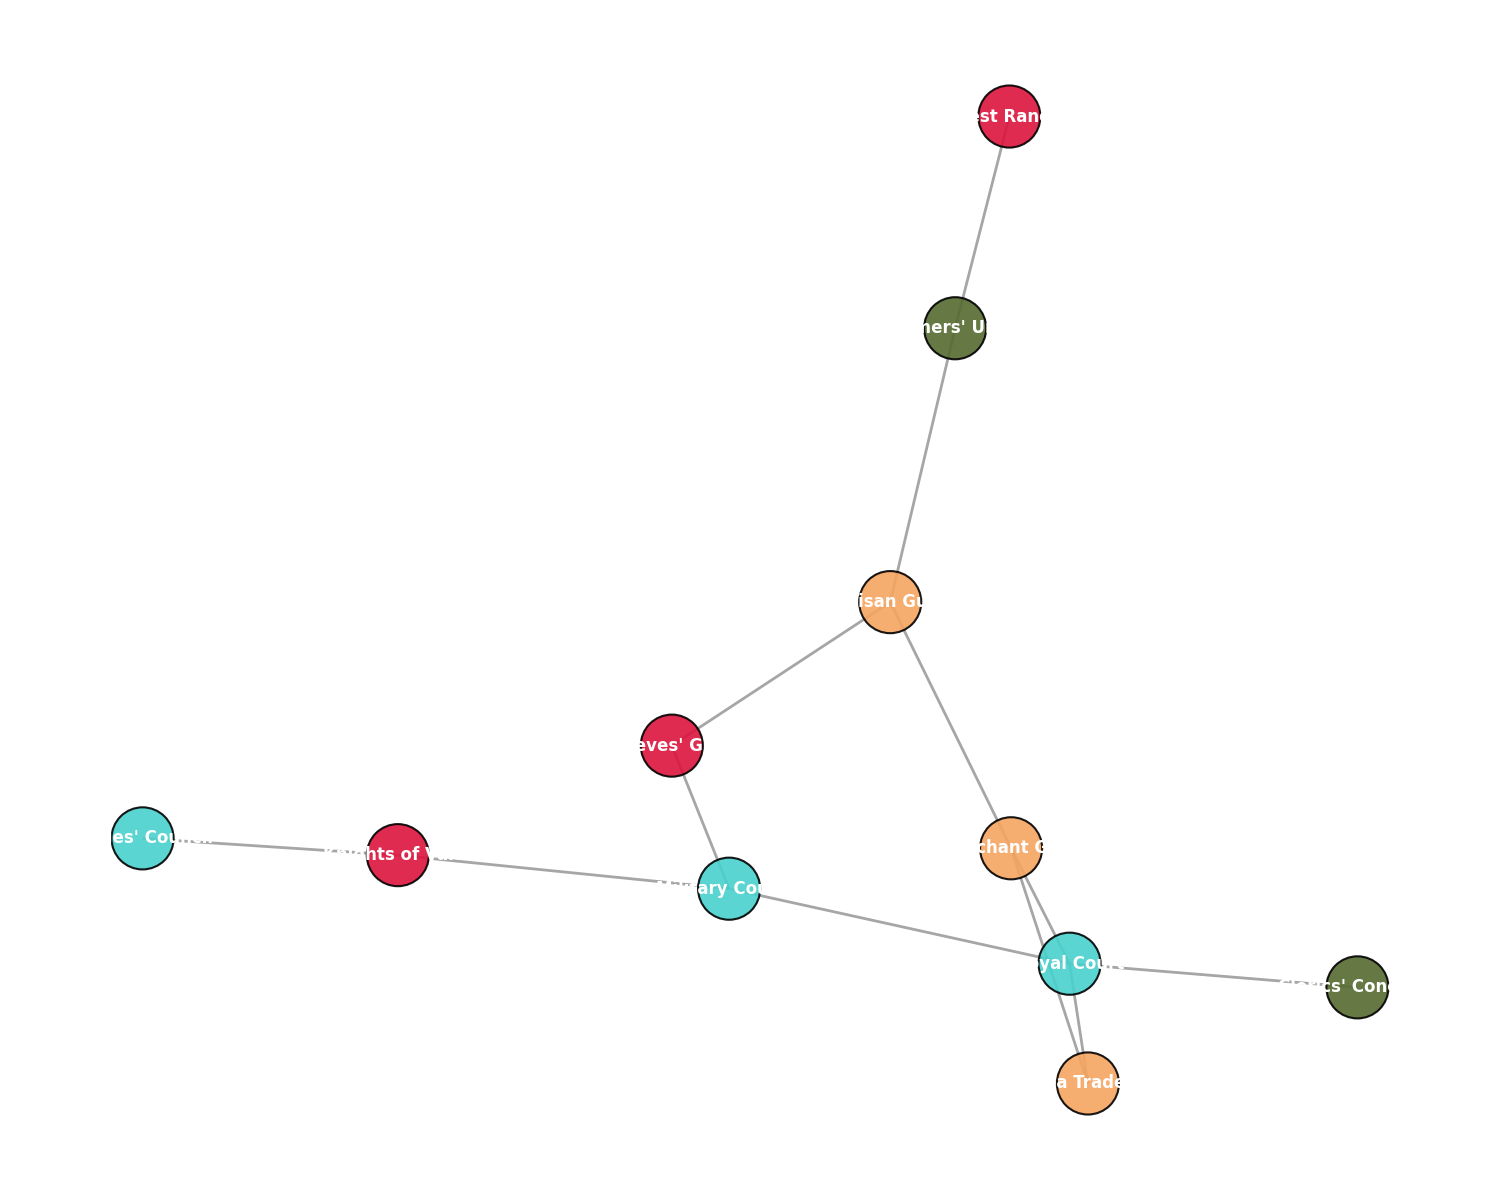

Write Python code to recreate this figure.
import matplotlib.pyplot as plt
import networkx as nx

governance_bodies = [
    "Royal Court", "Military Council", "Merchant Guild", "Farmers' Union", "Mages' Council",
    "Knights of Valor", "Thieves' Guild", "Artisan Guild", "Forest Rangers", "Sea Traders", "Clerics' Conclave"
]

interactions = [
    ("Royal Court", "Military Council"),
    ("Royal Court", "Merchant Guild"),
    ("Military Council", "Knights of Valor"),
    ("Military Council", "Thieves' Guild"),
    ("Merchant Guild", "Sea Traders"),
    ("Merchant Guild", "Artisan Guild"),
    ("Farmers' Union", "Artisan Guild"),
    ("Mages' Council", "Knights of Valor"),
    ("Forest Rangers", "Farmers' Union"),
    ("Thieves' Guild", "Artisan Guild"),
    ("Clerics' Conclave", "Royal Court"),
    ("Sea Traders", "Royal Court"),
]

node_categories = {
    "Leadership": ["Royal Court", "Military Council", "Mages' Council"],
    "Trade & Craftsmanship": ["Merchant Guild", "Sea Traders", "Artisan Guild"],
    "Defense & Law": ["Knights of Valor", "Thieves' Guild", "Forest Rangers"],
    "Civilians": ["Farmers' Union", "Clerics' Conclave"]
}

# New set of colors
colors = {
    "Leadership": 'mediumturquoise',
    "Trade & Craftsmanship": 'sandybrown',
    "Defense & Law": 'crimson',
    "Civilians": 'darkolivegreen'
}

color_map = []
for body in governance_bodies:
    for category in node_categories:
        if body in node_categories[category]:
            color_map.append(colors[category])

kingdom_graph = nx.Graph()
kingdom_graph.add_nodes_from(governance_bodies)
kingdom_graph.add_edges_from(interactions)

pos = nx.spring_layout(kingdom_graph, seed=21)

plt.figure(figsize=(15, 12))

nx.draw_networkx_nodes(
    kingdom_graph, pos, node_size=2000, node_color=color_map, edgecolors='black', linewidths=1.5, alpha=0.9
)

nx.draw_networkx_edges(
    kingdom_graph, pos, width=2, alpha=0.7, edge_color='grey'
)

nx.draw_networkx_labels(
    kingdom_graph, pos, font_size=12, font_weight='bold', font_color='white'
)

plt.axis('off')

plt.tight_layout()
plt.show()
